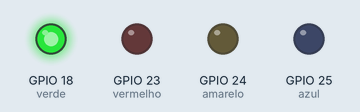
The program below on a simulated Raspberry Pi (BCM pin numbers). On the bench: output pins drawn as LEDs (lit = HIGH).

Above: at 1.5 s.
At 3.5 s:
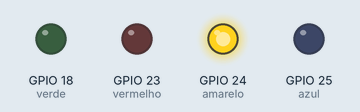
At 4.5 s:
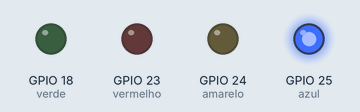
At 7.5 s:
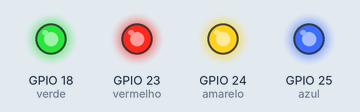
At 9.5 s:
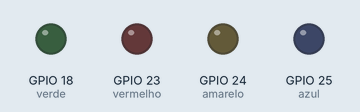
At 11.5 s:
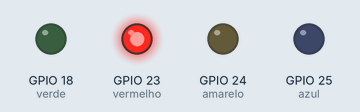
Timing chart, 0 to 12.7 s (numbered marks = the images above):
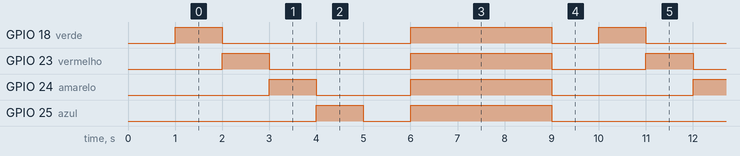

The program:

gpio_ex1.py
```python
import gpiozero
from time import sleep

verde = gpiozero.LED (18)
vermelho = gpiozero.LED (23)
amarelo = gpiozero.LED (24)
azul = gpiozero.LED (25)

sleep (1)

while True:

	verde.on()
	sleep (1)
	verde.off()

	vermelho.on()
	sleep (1)
	vermelho.off()

	amarelo.on()
	sleep (1)
	amarelo.off()

	azul.on()
	sleep (1)
	azul.off()

	sleep (1)
	verde.on()
	vermelho.on()
	amarelo.on()
	azul.on()

	sleep (3)

	verde.off()
	vermelho.off()
	amarelo.off()
	azul.off()

	sleep (1)
```

Measured:
- by itself, GPIO 18 (verde): repeats every 9.0 s: LOW 4.0 s, HIGH 3.0 s, LOW 1.0 s, HIGH 1.0 s
- by itself, GPIO 23 (vermelho): repeats every 9.0 s: LOW 3.0 s, HIGH 3.0 s, LOW 2.0 s, HIGH 1.0 s
- by itself, GPIO 24 (amarelo): repeats every 9.0 s: LOW 2.0 s, HIGH 3.0 s, LOW 3.0 s, HIGH 1.0 s
- by itself, GPIO 25 (azul): repeats every 9.0 s: LOW 1.0 s, HIGH 3.0 s, LOW 4.0 s, HIGH 1.0 s
